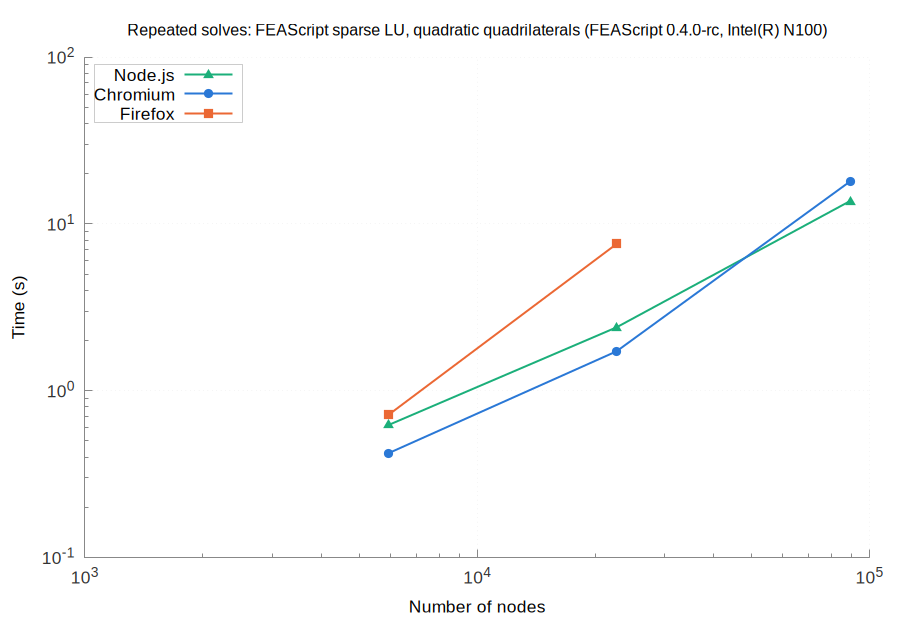

Reproduce this figure in gnuplot.
set terminal pngcairo size 900,620 font 'Arial,13'
set border 3 lc rgb '#888888'; set tics nomirror tc rgb '#333333'
set grid lc rgb '#e6e6e6' lw 1; set key top left box lc rgb '#cccccc' opaque
set logscale xy; set format y '10^{%L}'; set format x '10^{%L}'
set output 'browsers_FEAScript_sparse_LU_quadratic_quadrilaterals_repeated.png'
set title 'Repeated solves: FEAScript sparse LU, quadratic quadrilaterals (FEAScript 0.4.0-rc, Intel(R) N100)' font 'Arial,12'
set xlabel 'Number of nodes'
set ylabel 'Time (s)'
plot 'browsers_FEAScript_sparse_LU_quadratic_quadrilaterals_repeated_node.dat' u 1:2 w lp lw 2 pt 9 ps 1.2 lc rgb '#1baf7a' t 'Node.js', \
     'browsers_FEAScript_sparse_LU_quadratic_quadrilaterals_repeated_chromium.dat' u 1:2 w lp lw 2 pt 7 ps 1.2 lc rgb '#2a78d6' t 'Chromium', \
     'browsers_FEAScript_sparse_LU_quadratic_quadrilaterals_repeated_firefox.dat' u 1:2 w lp lw 2 pt 5 ps 1.2 lc rgb '#eb6834' t 'Firefox'
